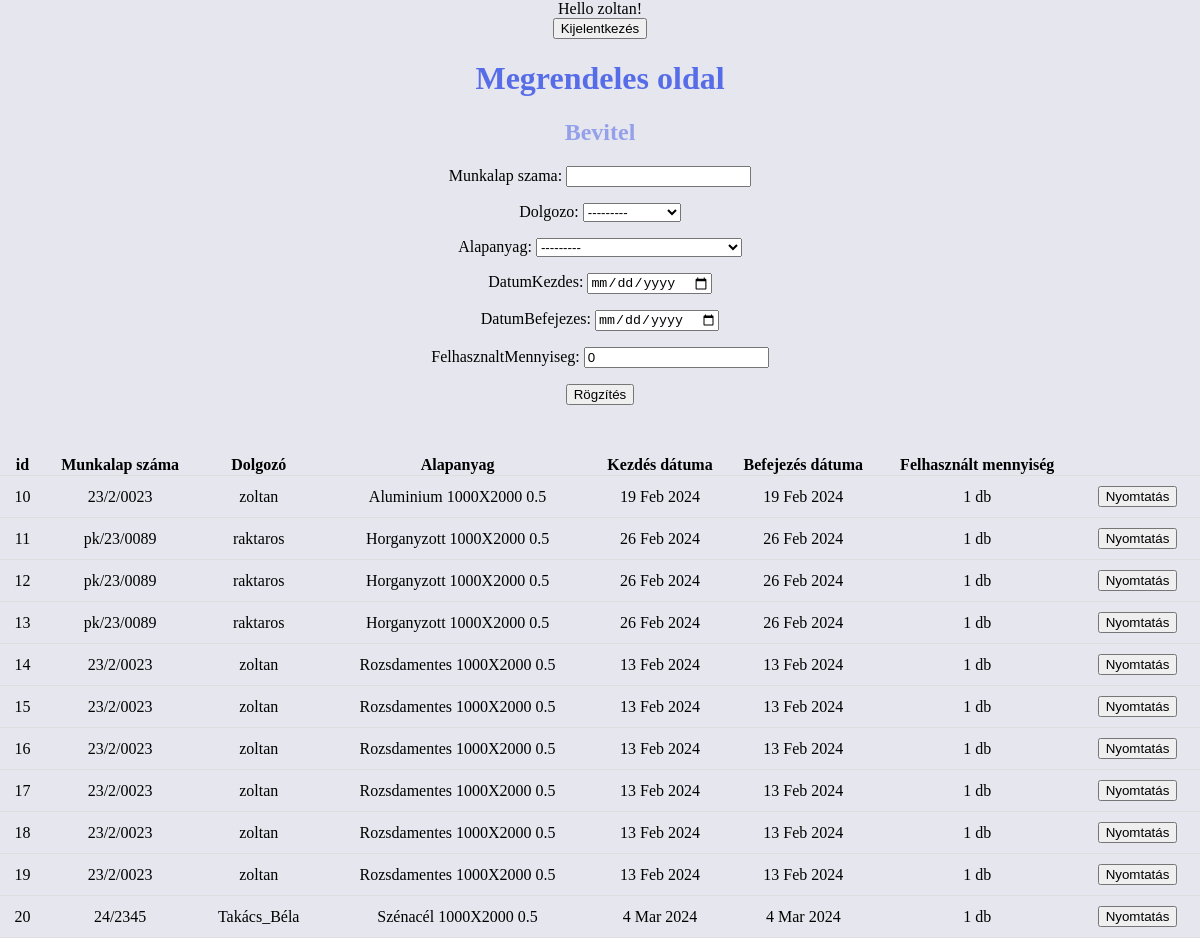
The app's page /megrendeles/ (signed in), older data.
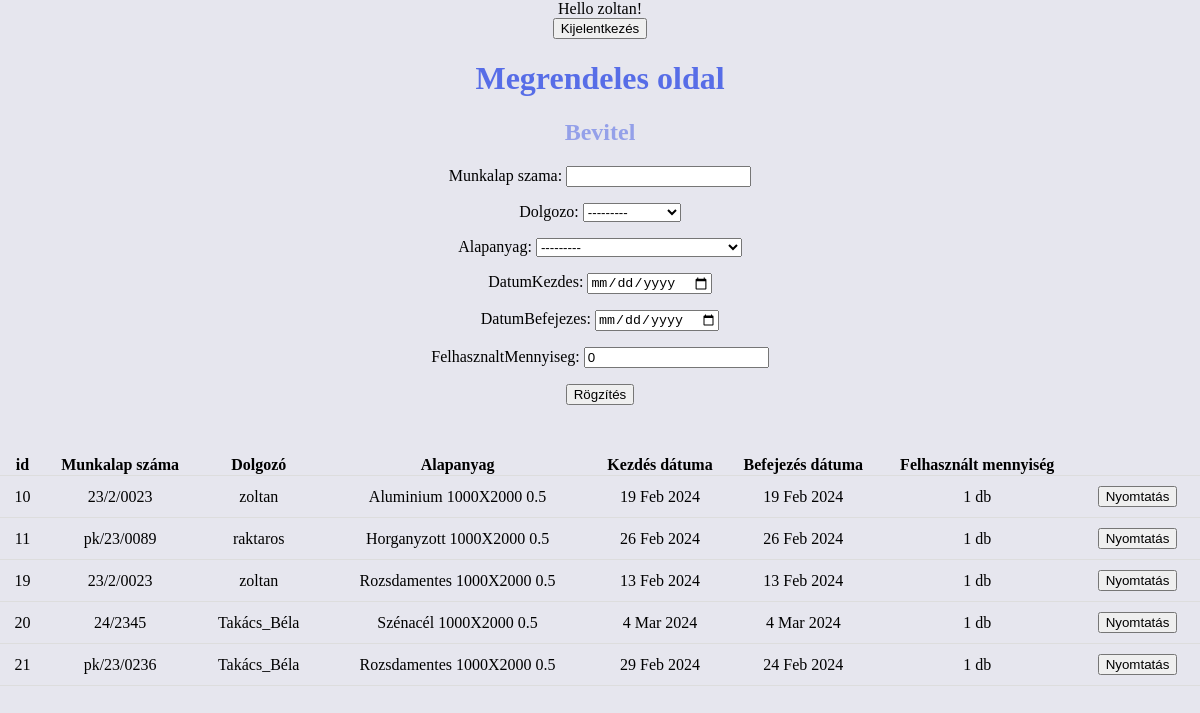
The same page, newer data.
### raktar_app/models.py (models this page shows)
class Megrendelesek(models.Model):
        munkalap_szama = models.CharField(max_length = 30)
        dolgozo = models.ForeignKey(CustomUser, on_delete = models.CASCADE)
        alapanyag = models.ForeignKey(Alapanyag ,on_delete = models.CASCADE)
        datumKezdes = models.DateField()
        datumBefejezes = models.DateField()
        felhasznaltMennyiseg = models.PositiveIntegerField(default=0)

class CustomUser(AbstractUser):
     raktaros = models.BooleanField(default=False)
     lezervago = models.BooleanField(default=False)

class Alapanyag(models.Model):
     anyagtipus = [
                        ("Aluminium" , "Aluminium"),
                        ("Horganyzott" , "Horganyzott"),
                        ("Plexi", "Plexi"),
                        ("Rozsdamentes","Rozsdamentes"),
                        ("Szénacél", "Szénacél") ]
     anyagtipusa= models.CharField(max_length = 20 ,choices = anyagtipus)
     vastagsag = [("0.5", "0.5"),
                  ("1.0", "1.0"),
                  ("1,5", "1,5"),
                  ("2.0", "2.0"),
                  ("2,5", "2,5")]
     vastagsag_valaszt = models.CharField(max_length = 10, choices = vastagsag)
     meret = [("1000X2000", "1000X2000"),
              ("1250X2500", "1250X2000"),
              ("1500X3000", "1500X3000"),
              ]
     meret_valaszt = models.CharField(max_length =30, choices = meret)
     darabszam = models.PositiveIntegerField(default=0)
     polc_szama = models.PositiveIntegerField(default=0)
     rogzit_datum = models.DateField()
     def __str__(self):
        return f"{self.anyagtipusa} {self.meret_valaszt} {self.vastagsag_valaszt}"

### raktar_app/views.py (the view, shortened to what this page needs)
# urls.py: path('megrendeles/', views.megrendeles, name= 'megrendeles'),
def megrendeles(request):
    dolgform = MegrendelesForm()
    megrendelesek_lista = Megrendelesek.objects.all()
    return render(request, 'megrendeles.html', { 'object_list':megrendelesek_lista,
                                            'dolgform': dolgform})

### raktar_app/forms.py
class MegrendelesForm(forms.ModelForm):
    class Meta:
        model = Megrendelesek
        fields = ('munkalap_szama',
                  'dolgozo',
                  'alapanyag',
                  'datumKezdes',
                  'datumBefejezes',
                  'felhasznaltMennyiseg')
        widgets={'datumKezdes': forms.DateInput(attrs={"type": "date"},format = "%Y-%m-%d" ),
                 'datumBefejezes': forms.DateInput(attrs={"type": "date"}, format = "%Y-%m-%d" )}

### templates/megrendeles.html (shortened to what this page needs)
{% extends 'base.html'%}
{% block content%}
    {% if user.is_authenticated and user.lezervago == True%}
    Hello {{user.username}}!
    <form action="{% url 'logout' %}" method="post">
        <button type="submit">Kijelentkezés</button>
      </form>
      <h1>Megrendeles oldal</h1>
      <form method="POST">
        <h2>Bevitel</h2>
        {{dolgform.as_p}}
        <input type="submit" value="Rögzítés"/>
    </form>
      <table>
          <tr>
              <th>id</th>
              <th>Munkalap száma</th>
              <th>Dolgozó</th>
              <th>Alapanyag</th>
              <th>Kezdés dátuma</th>
              <th>Befejezés dátuma</th>
              <th>Felhasznált mennyiség</th>
              <th></th>
            </tr>
            {% for adatok in object_list%}
        <tr>
            <td>{{adatok.id}}</td>
            <td>{{adatok.munkalap_szama}}</td>
            <td>{{adatok.dolgozo}}</td>
            <td>{{adatok.alapanyag}}</td>
            <td>{{adatok.datumKezdes}}</td>
            <td>{{adatok.datumBefejezes}}</td>
            <td>{{adatok.felhasznaltMennyiseg}} db</td>
            <td><button type="button">Nyomtatás</button></td>
        </tr>
        {% endfor %}
    </table>
    {%else%}
    <p>Nem vagy bejelentkezeve!</p>
    <a href="{%url 'login'%}">Bejelentkezés</a>
    {%endif%}
{%endblock%}

Row changes from the older to the newer data that the page shows:
removed Megrendelesek: id "12", munkalap_szama "pk/23/0089", dolgozo "raktaros", alapanyag "Horganyzott 1000X2000 0.5", datumKezdes "26 Feb 2024", datumBefejezes "26 Feb 2024", felhasznaltMennyiseg "1"
removed Megrendelesek: id "13", munkalap_szama "pk/23/0089", dolgozo "raktaros", alapanyag "Horganyzott 1000X2000 0.5", datumKezdes "26 Feb 2024", datumBefejezes "26 Feb 2024", felhasznaltMennyiseg "1"
removed Megrendelesek: id "14", munkalap_szama "23/2/0023", dolgozo "zoltan", alapanyag "Rozsdamentes 1000X2000 0.5", datumKezdes "13 Feb 2024", datumBefejezes "13 Feb 2024", felhasznaltMennyiseg "1"
removed Megrendelesek: id "15", munkalap_szama "23/2/0023", dolgozo "zoltan", alapanyag "Rozsdamentes 1000X2000 0.5", datumKezdes "13 Feb 2024", datumBefejezes "13 Feb 2024", felhasznaltMennyiseg "1"
removed Megrendelesek: id "16", munkalap_szama "23/2/0023", dolgozo "zoltan", alapanyag "Rozsdamentes 1000X2000 0.5", datumKezdes "13 Feb 2024", datumBefejezes "13 Feb 2024", felhasznaltMennyiseg "1"
removed Megrendelesek: id "17", munkalap_szama "23/2/0023", dolgozo "zoltan", alapanyag "Rozsdamentes 1000X2000 0.5", datumKezdes "13 Feb 2024", datumBefejezes "13 Feb 2024", felhasznaltMennyiseg "1"
removed Megrendelesek: id "18", munkalap_szama "23/2/0023", dolgozo "zoltan", alapanyag "Rozsdamentes 1000X2000 0.5", datumKezdes "13 Feb 2024", datumBefejezes "13 Feb 2024", felhasznaltMennyiseg "1"
added Megrendelesek: id "21", munkalap_szama "pk/23/0236", dolgozo "Takács_Béla", alapanyag "Rozsdamentes 1000X2000 0.5", datumKezdes "29 Feb 2024", datumBefejezes "24 Feb 2024", felhasznaltMennyiseg "1"
